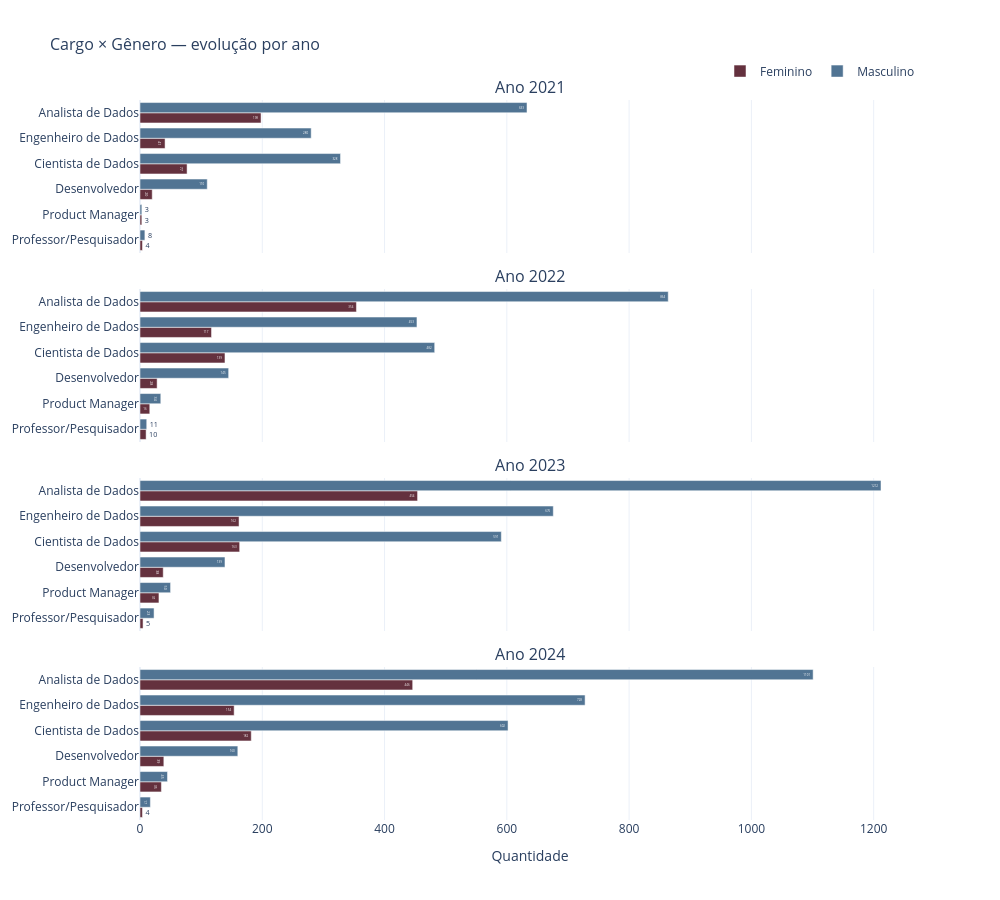

Write notebook code for a chart like this one.
### Markdown cell above
---
## Gráfico 6 — Cargo × Gênero por Ano
> Um subplot por ano com contagens absolutas. Cargos ordenados por frequência total.

### Code cell
df_cargo = df[df['cargo'] != 'Outro'].dropna(subset=['cargo'])
df_contagem = df_cargo.groupby(['cargo', 'ano_pesquisa', 'genero']).size().reset_index(name='n')
cargos = df_contagem.groupby('cargo')['n'].sum().sort_values().index.tolist()  # menor → maior

fig = make_subplots(
    rows=len(ANOS), cols=1,
    subplot_titles=[f'Ano {a}' for a in ANOS],
    shared_xaxes=True,
    vertical_spacing=0.05
)

for i, ano in enumerate(ANOS, 1):
    df_ano = df_contagem[df_contagem['ano_pesquisa'] == ano]
    for genero in ['Feminino', 'Masculino']:
        df_g = df_ano[df_ano['genero'] == genero]
        x_vals = [df_g[df_g['cargo'] == c]['n'].values[0] if not df_g[df_g['cargo'] == c].empty else 0
                  for c in cargos]
        fig.add_trace(go.Bar(
            y=cargos, x=x_vals,
            name=genero,
            orientation='h',
            marker_color=CORES[genero],
            text=x_vals,
            textposition='auto',
        ), row=i, col=1)

fig = legenda_unica(fig)
fig = layout_padrao(fig, 'Cargo × Gênero — evolução por ano',
                    height=max(900, len(ANOS) * 220), width=1000, barmode='group')
fig.update_xaxes(title_text='Quantidade', row=len(ANOS), col=1)
fig.show()

### Figure 1 — Plotly figure (JSON) as saved in the notebook; plotly's stock layout.template omitted (floating-point values rounded to 4 significant figures)
{"data": [{"marker": {"color": "#64313E"}, "name": "Feminino", "orientation": "h", "showlegend": true, "text": ["4", "3", "20", "77", "41", "198"], "textposition": "auto", "type": "bar", "x": [4, 3, 20, 77, 41, 198], "xaxis": "x", "y": ["Professor/Pesquisador", "Product Manager", "Desenvolvedor", "Cientista de Dados", "Engenheiro de Dados", "Analista de Dados"], "yaxis": "y"}, {"marker": {"color": "#517493"}, "name": "Masculino", "orientation": "h", "showlegend": true, "text": ["8", "3", "110", "328", "280", "633"], "textposition": "auto", "type": "bar", "x": [8, 3, 110, 328, 280, 633], "xaxis": "x", "y": ["Professor/Pesquisador", "Product Manager", "Desenvolvedor", "Cientista de Dados", "Engenheiro de Dados", "Analista de Dados"], "yaxis": "y"}, {"marker": {"color": "#64313E"}, "name": "Feminino", "orientation": "h", "showlegend": false, "text": ["10", "16", "28", "139", "117", "354"], "textposition": "auto", "type": "bar", "x": [10, 16, 28, 139, 117, 354], "xaxis": "x2", "y": ["Professor/Pesquisador", "Product Manager", "Desenvolvedor", "Cientista de Dados", "Engenheiro de Dados", "Analista de Dados"], "yaxis": "y2"}, {"marker": {"color": "#517493"}, "name": "Masculino", "orientation": "h", "showlegend": false, "text": ["11", "34", "145", "482", "453", "864"], "textposition": "auto", "type": "bar", "x": [11, 34, 145, 482, 453, 864], "xaxis": "x2", "y": ["Professor/Pesquisador", "Product Manager", "Desenvolvedor", "Cientista de Dados", "Engenheiro de Dados", "Analista de Dados"], "yaxis": "y2"}, {"marker": {"color": "#64313E"}, "name": "Feminino", "orientation": "h", "showlegend": false, "text": ["5", "31", "38", "163", "162", "454"], "textposition": "auto", "type": "bar", "x": [5, 31, 38, 163, 162, 454], "xaxis": "x3", "y": ["Professor/Pesquisador", "Product Manager", "Desenvolvedor", "Cientista de Dados", "Engenheiro de Dados", "Analista de Dados"], "yaxis": "y3"}, {"marker": {"color": "#517493"}, "name": "Masculino", "orientation": "h", "showlegend": false, "text": ["23", "50", "139", "591", "676", "1212"], "textposition": "auto", "type": "bar", "x": [23, 50, 139, 591, 676, 1212], "xaxis": "x3", "y": ["Professor/Pesquisador", "Product Manager", "Desenvolvedor", "Cientista de Dados", "Engenheiro de Dados", "Analista de Dados"], "yaxis": "y3"}, {"marker": {"color": "#64313E"}, "name": "Feminino", "orientation": "h", "showlegend": false, "text": ["4", "35", "39", "182", "154", "446"], "textposition": "auto", "type": "bar", "x": [4, 35, 39, 182, 154, 446], "xaxis": "x4", "y": ["Professor/Pesquisador", "Product Manager", "Desenvolvedor", "Cientista de Dados", "Engenheiro de Dados", "Analista de Dados"], "yaxis": "y4"}, {"marker": {"color": "#517493"}, "name": "Masculino", "orientation": "h", "showlegend": false, "text": ["17", "45", "160", "602", "728", "1101"], "textposition": "auto", "type": "bar", "x": [17, 45, 160, 602, 728, 1101], "xaxis": "x4", "y": ["Professor/Pesquisador", "Product Manager", "Desenvolvedor", "Cientista de Dados", "Engenheiro de Dados", "Analista de Dados"], "yaxis": "y4"}], "layout": {"annotations": [{"font": {"size": 16}, "showarrow": false, "text": "Ano 2021", "x": 0.5, "xanchor": "center", "xref": "paper", "y": 1, "yanchor": "bottom", "yref": "paper"}, {"font": {"size": 16}, "showarrow": false, "text": "Ano 2022", "x": 0.5, "xanchor": "center", "xref": "paper", "y": 0.7375, "yanchor": "bottom", "yref": "paper"}, {"font": {"size": 16}, "showarrow": false, "text": "Ano 2023", "x": 0.5, "xanchor": "center", "xref": "paper", "y": 0.475, "yanchor": "bottom", "yref": "paper"}, {"font": {"size": 16}, "showarrow": false, "text": "Ano 2024", "x": 0.5, "xanchor": "center", "xref": "paper", "y": 0.2125, "yanchor": "bottom", "yref": "paper"}], "barmode": "group", "height": 900, "legend": {"orientation": "h", "x": 1, "xanchor": "right", "y": 1.02, "yanchor": "bottom"}, "title": {"font": {"size": 16}, "text": "Cargo × Gênero — evolução por ano"}, "width": 1000, "xaxis": {"anchor": "y", "domain": [0, 1], "matches": "x4", "showticklabels": false}, "xaxis2": {"anchor": "y2", "domain": [0, 1], "matches": "x4", "showticklabels": false}, "xaxis3": {"anchor": "y3", "domain": [0, 1], "matches": "x4", "showticklabels": false}, "xaxis4": {"anchor": "y4", "domain": [0, 1], "title": {"text": "Quantidade"}}, "yaxis": {"anchor": "x", "domain": [0.7875, 1]}, "yaxis2": {"anchor": "x2", "domain": [0.525, 0.7375]}, "yaxis3": {"anchor": "x3", "domain": [0.2625, 0.475]}, "yaxis4": {"anchor": "x4", "domain": [0, 0.2125]}}}
